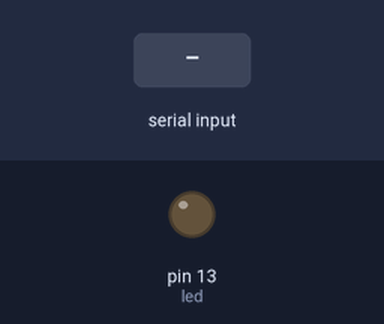
This sketch was run on a simulated Arduino Uno, built with avr-gcc and run on an emulated ATmega328P. On the bench: output pins drawn as LEDs (lit = HIGH). The test bench sets the inputs (shaded band).

Above: at 1.2 s.
1.3 s: "ON\n" received over Serial
At 1.8 s:
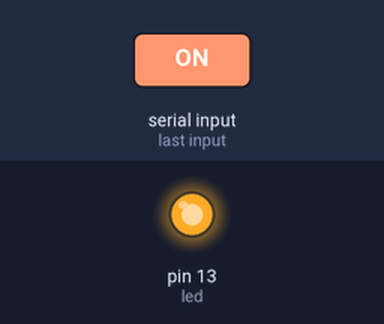
2.8 s: "OFF\n" received over Serial
At 4.2 s:
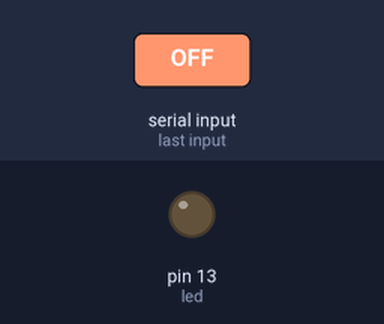
Timing chart, 0 to 5.8 s (numbered marks = the images above; inputs shaded):
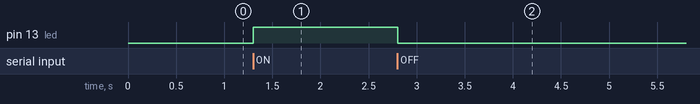

The sketch:

receiveData.ino
```cpp
/*
 * Author: BananaBoii600
 * Example For receiving data from SerialPort
 */

#define BAUD 9600
#define DELAY_TIME 100
#define led 13

String receivedString;

void setup() {
  Serial.begin(BAUD);
  pinMode(led, OUTPUT);
}

void loop() {
  if (Serial.available() > 0){
    receivedString = Serial.readStringUntil('\n');
  }

  if (receivedString.equals("ON")) digitalWrite(led, HIGH);
  else if (receivedString.equals("OFF")) digitalWrite(led, LOW);
}
```

Measured:
- after the input at 1.3 s, pin 13 (led): LOW → HIGH at once
- after the input at 2.8 s, pin 13 (led): HIGH → LOW at once
